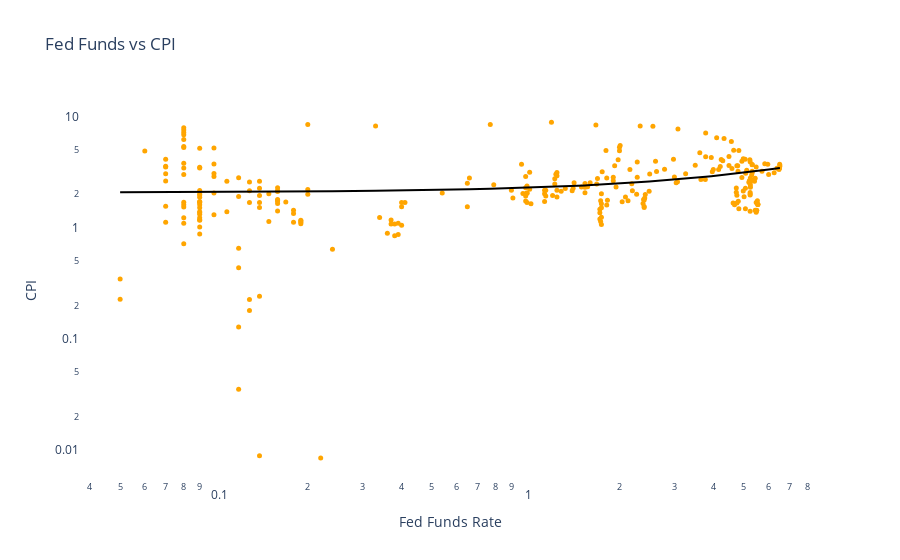

The notebook cell saved with this chart:
### Code cell
# Scatter plot for 'Fed Funds vs CPI with trend line and markers
fig1 = px.scatter(x =fed_funds['FEDFUNDS'], y = cpi['MonthlyChange'], log_x = True, log_y = True,
                  title = 'Fed Funds vs CPI',
                  labels = {'x' : 'Fed Funds Rate', 'y': 'CPI' },
                  trendline_color_override = 'black', # set trend line color to black
                  trendline = 'ols') # use ordinary least squares (OLS) for the trend line

# Update marker properties
fig1.update_traces(marker = dict(color='orange',size = 5))# Set Marker color and size

fig1.update_layout(
    plot_bgcolor='rgba(0,0,0,0)') # Set background color to the plot
fig1.write_html('Ineractive _Scatter_plot_Fed_funds_rate_vs_CPI.html')
fig1.show()

### Figure 1 — Plotly figure (JSON) as saved in the notebook; plotly's stock layout.template omitted (floating-point values rounded to 4 significant figures; data arrays with more than 128 entries replaced by an {"elided": "..."} marker saying what was removed)
{"data": [{"hovertemplate": "Fed Funds Rate=%{x}<br>CPI=%{y}<extra></extra>", "legendgroup": "", "marker": {"color": "orange", "size": 5, "symbol": "circle"}, "mode": "markers", "name": "", "orientation": "v", "showlegend": false, "type": "scatter", "x": {"elided": "311 float values"}, "xaxis": "x", "y": {"elided": "311 float values"}, "yaxis": "y"}, {"hovertemplate": "<b>OLS trendline</b><br>y = 0.210812 * x + 2.07869<br>R<sup>2</sup>=0.063154<br><br>Fed Funds Rate=%{x}<br>CPI=%{y} <b>(trend)</b><extra></extra>", "legendgroup": "", "line": {"color": "black"}, "marker": {"color": "orange", "size": 5, "symbol": "circle"}, "mode": "lines", "name": "", "showlegend": false, "type": "scatter", "x": {"elided": "311 float values"}, "xaxis": "x", "y": {"elided": "311 float values"}, "yaxis": "y"}], "layout": {"legend": {"tracegroupgap": 0}, "plot_bgcolor": "rgba(0,0,0,0)", "title": {"text": "Fed Funds vs CPI"}, "xaxis": {"anchor": "y", "domain": [0, 1], "title": {"text": "Fed Funds Rate"}, "type": "log"}, "yaxis": {"anchor": "x", "domain": [0, 1], "title": {"text": "CPI"}, "type": "log"}}}
